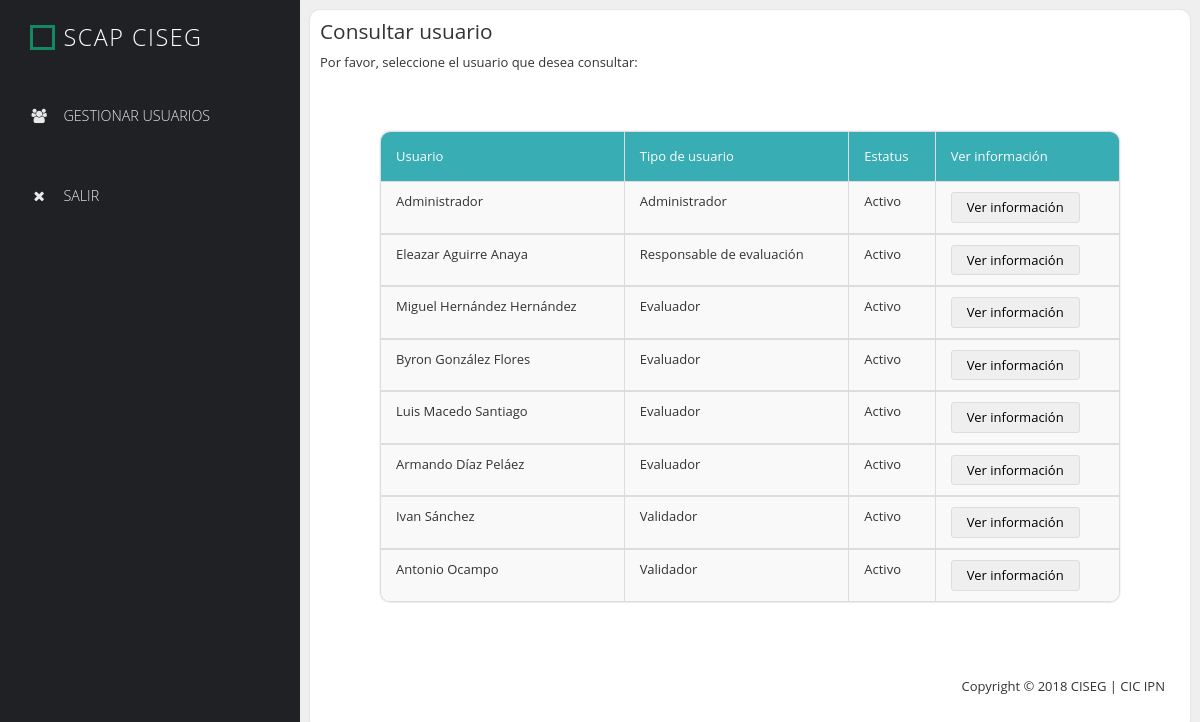
The app's page /secure/administrador/consultarUsuario.php (signed in) with its own data.
### tables this page shows
CREATE TABLE `TAUSRSCAP` (
  `idTAUSRSCAP` int(11) NOT NULL AUTO_INCREMENT,
  `nombre` varchar(80) NOT NULL,
  `correo` varchar(45) NOT NULL,
  `contrasena` varchar(65) NOT NULL,
  `primerLogin` int(11) NOT NULL,
  `fAlta` datetime NOT NULL,
  `fMod` datetime DEFAULT NULL,
  `rol` int(11) NOT NULL,
  `estatus` int(11) NOT NULL,
  PRIMARY KEY (`idTAUSRSCAP`),
  UNIQUE KEY `correo_UNIQUE` (`correo`),
  KEY `fk_TAUSRSCAP_CATROL_idx` (`rol`),
  KEY `fk_TAUSRSCAP_CATESTATUSUSR1_idx` (`estatus`),
  CONSTRAINT `fk_TAUSRSCAP_CATESTATUSUSR1` FOREIGN KEY (`estatus`) REFERENCES `catestatususr` (`idcatestatususr`) ON DELETE CASCADE ON UPDATE CASCADE,
  CONSTRAINT `fk_TAUSRSCAP_CATROL` FOREIGN KEY (`rol`) REFERENCES `catrol` (`idcatrol`) ON DELETE CASCADE ON UPDATE CASCADE
);

### conexion/conexion.php (called while the page is built, shortened)
<?php
class Conexion {
    function conectarse() {
        $enlace = mysqli_connect('localhost', 'cic_scap', 'Ciseg;2018', 'scap');
        mysqli_set_charset($enlace, "utf8");
        return($enlace);
    }
}
?>

### modelo/modelo.php (the view, shortened to what this page needs)
<?php
require $_SERVER['DOCUMENT_ROOT'] . "/SCAP/conexion/conexion.php";
class Modelo {
    var $conn;
    function Modelo() {
        $this->conexion = new Conexion();
        $this->conn = $this->conexion->conectarse();
    }
    function listarUsuarioConsultar() {
        $sql = "SELECT * FROM TAUSRSCAP ";
        $rs = mysqli_query($this->conn, $sql);
        while ($datos = mysqli_fetch_array($rs)) {
            $rol = $datos["rol"];
            switch ($rol) {
                case "1":
                    $rol = "Administrador";
                    breaK;
                case "2":
                    $rol = "Responsable de evaluación";
                    breaK;
                case "3":
                    $rol = "Evaluador";
                    breaK;
                case "4":
                    $rol = "Validador";
                    breaK;
            }
            $estatus = $datos["estatus"];
            switch ($estatus) {
                case 1:
                    $estatus = "Activo";
                    breaK;
            }
            echo "<tbody>";
            echo "<tr>";
            echo "<td>" . $datos["nombre"] . "</td>";
            echo "<td>" . $rol . "</td>";
            echo "<td>" . $estatus . "</td>";
            echo "<form action='../../controlador/controlador.php' class='login-form' method='post' >";
            echo "<td><button type='submit' name='consultarUsuario' id='consultarUsuario' class='edit-btn'>Ver información</button></td>";
            echo "</form>";
            echo "</tr>";
        }
    }
}
?>

### secure/administrador/consultarUsuario.php (shortened to what this page needs)
<?php
require $_SERVER['DOCUMENT_ROOT']."/SCAP/modelo/modelo.php";
require $_SERVER['DOCUMENT_ROOT']."/SCAP/controlador/controladorMenus.php";
$objetoMenu = new ModeloMenus();
$objModelo = new Modelo();
$rol = $_SESSION["rol"];
if (($rol != null) && ($rol == 1)) {
    ?>
    <!DOCTYPE html>
    <html lang="es">
        <head>
            <link href="../../css/font-awesome.min.css" rel="stylesheet">
            <link href="../../css/bootstrap.min.css" rel="stylesheet">
            <link href="../../css/style.css" rel="stylesheet">
        </head>
        <body>
            <div class="flex-row">
                <div class="sidebar">
                    <header class="site-header">
                        <div class="square"></div>
                        <h1>SCAP CISEG</h1>
                    </header>
                    <nav class="left-nav">
                        <?PHP
                        $objetoMenu->MenuAdmin();
                        ?>
                    </nav>
                </div>
                <div class="content col-1 light-gray-bg">
                    <div class="content-widget white-bg">
                        <h2 class="margin-bottom-10">Consultar usuario</h2>
                        <p>Por favor, seleccione el usuario que desea consultar:</p>
                        <div class="content-container">
                            <div class="content-widget no-padding">
                                <div class="panel panel-default table-responsive">
                                    <table class="table table-striped table-bordered user-table">
                                        <thead>
                                            <tr>
                                                <td><a href="" class="white-text sort-by">Usuario </a></td>
                                                <td><a href="" class="white-text sort-by">Tipo de usuario </a></td>
                                                <td><a href="" class="white-text sort-by">Estatus </a></td>
                                                <td>Ver información</td>
                                            </tr>
                                        </thead>
                                        <?php
                                            $objModelo->listarUsuarioConsultar();
                                        ?>
                                    </table>
                                </div>
                            </div>
                        </div>
                        <footer class="text-right">
                            <p>Copyright &copy; 2018 CISEG | CIC IPN </p>
                        </footer>
                    </div>
                </div>
            </div>
        </body>
    </html>
    <?php
} else {
    session_destroy();
    header("location:../../common/403.php");
}
?>

### controlador/controladorMenus.php (shortened to what this page needs)
<?php
class ModeloMenus {
    function MenuAdmin() {
        echo "<ul>";
        echo "<li><a href='gestionusuarios.php'><i class='fa fa-users fa-fw'></i>Gestionar usuarios</a></li>";
        echo "<li><a href='../../common/logout.php'><i class='fa fa-close fa-fw'></i>Salir</a></li>";
        echo "</ul>  ";
    }
}
?>

### css/style.css (style rules this page uses)
* { font-family: 'Open Sans', sans-serif; }
body { font-size: 13px; }
body, .left-nav { background: #1f2124; }
h1, h2, h3 { margin: 0; }
h2 { font-size: 1.6em; }
ul { list-style-type: none; margin: 0; padding: 0; }
nav li { font-size: 1.1em; list-style: none; text-transform: uppercase; }
.white-text { color: white; }
.white-bg { background-color: white; }
.light-gray-bg { background-color: #efefef; }
.margin-bottom-10 { margin-bottom: 10px; }
footer { padding: 15px; }
.sidebar { width: 300px; }
.square { width: 25px; height: 25px; border: 3px solid #13895F; display: inline-block; vertical-align: middle; }
.site-header { margin: 25px 30px; }
.site-header h1 { color: white; display: inline-block; font-size: 1.8em; font-weight: 300; letter-spacing: 1.5px; margin: 0 5px; text-transform: uppercase; vertical-align: middle; }
.left-nav li { font-weight: 300; }
.left-nav a { color: #e9e9ea; display: block; padding: 30px; transition: all 0.3s ease; }
.left-nav .fa { margin-right: 15px; }
.content { margin-top: 0px; min-height: 600px; padding: 0; overflow-x: hidden; }
.content-container { padding: 40px 50px; }
.flex-row { display: -webkit-flex; display: -ms-flexbox; display: flex; }
.col-1 { -webkit-flex: 1; -ms-flex: 1; flex: 1; }
.content-widget { border-radius: 10px; padding: 10px; position: relative; margin: 10px; box-shadow: 0px 0px 1px 1px rgba(161, 159, 159, 0.1); }
.content-widget.no-padding { padding: 0; }
.panel { border-radius: 10px; }
.table { margin-bottom: 0; }
.table>tbody>tr>td { padding: 10px 15px; }
.table>thead>tr>td { padding: 15px; }
.edit-btn { border: 1px solid #ddd; border-radius: 3px; color: black; padding: 5px 15px; transition: all 0.3s ease; }
.user-table thead { background-color: #39ADB4; color: white; }
.panel>.table-responsive:last-child>.table:last-child, .panel>.table:last-child { border-bottom-right-radius: 10px; border-bottom-left-radius: 10px; }
.panel>.table:first-child { border-top-left-radius: 10px; border-top-right-radius: 10px; }
@media only screen and (min-width: 768px) { .left-nav { display: block !important; } }

### records on screen
tausrscap: nombre "Administrador", rol "Administrador", estatus "Activo"
tausrscap: nombre "Eleazar Aguirre Anaya", rol "Responsable de evaluación", estatus "Activo"
tausrscap: nombre "Miguel Hernández Hernández", rol "Evaluador", estatus "Activo"
tausrscap: nombre "Byron González Flores", rol "Evaluador", estatus "Activo"
tausrscap: nombre "Luis Macedo Santiago", rol "Evaluador", estatus "Activo"
tausrscap: nombre "Armando Díaz Peláez", rol "Evaluador", estatus "Activo"
tausrscap: nombre "Ivan Sánchez", rol "Validador", estatus "Activo"
tausrscap: nombre "Antonio Ocampo", rol "Validador", estatus "Activo"
